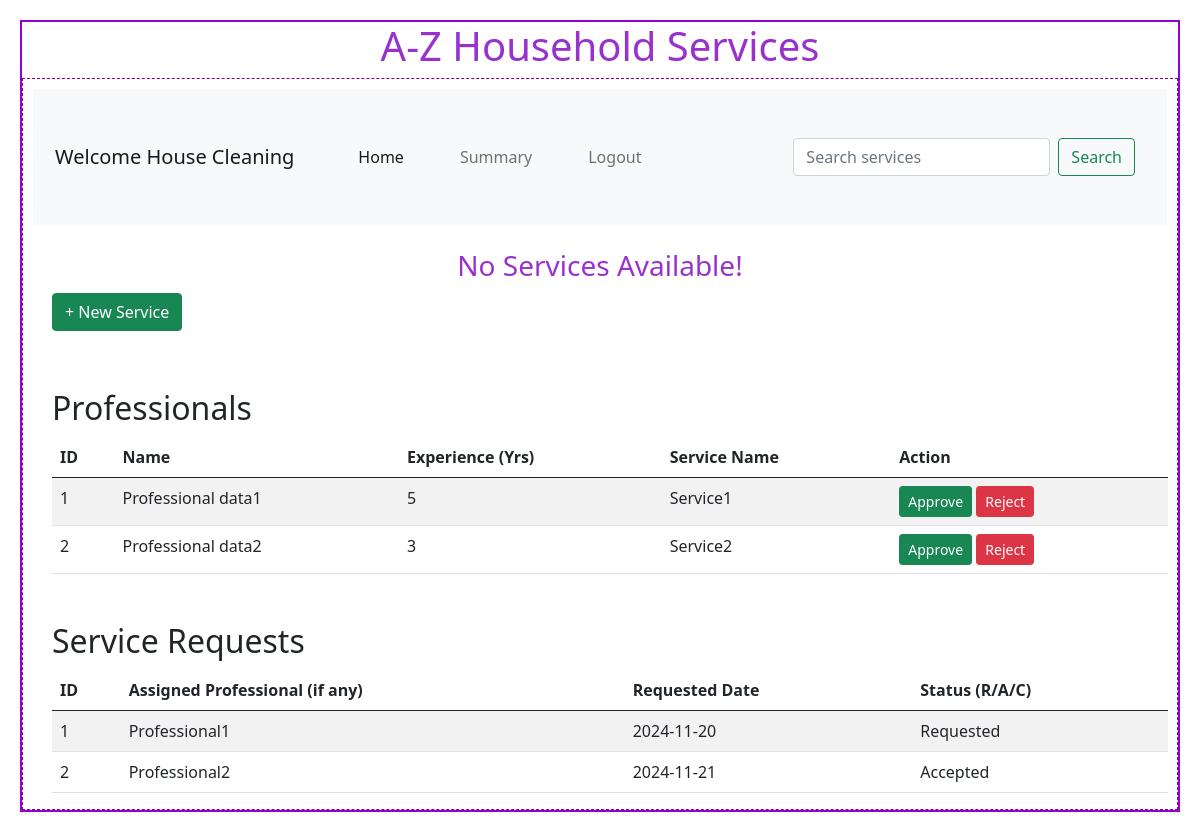
The app's page /admin/House Cleaning, older data.
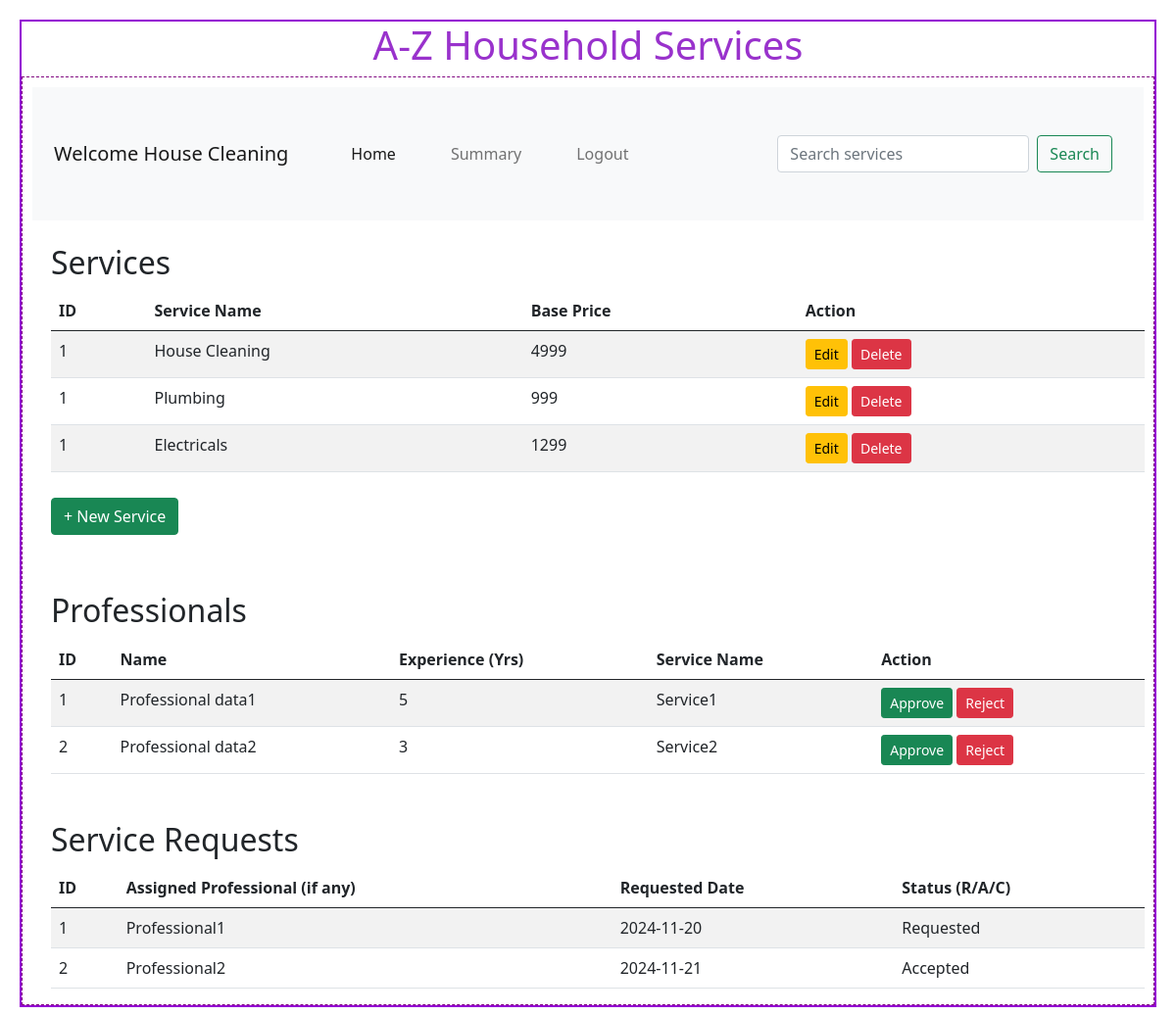
The same page, newer data.
### backend/models.py (models this page shows)
class Service(db.Model):
    __tablename__ = "service"
    id = db.Column(db.Integer, primary_key=True)
    name = db.Column(db.String, nullable=False)
    description = db.Column(db.String, nullable=False)
    base_price = db.Column(db.Integer, nullable=False)
    service_requests = db.relationship(
        'ServiceRequest',
        cascade="all, delete",
        backref="service",
        lazy=True
    )

### backend/controllers.py (the view)
@app.route("/admin/<name>")
def admin_dashboard(name):
    services=get_services()
    return render_template("admin_dashboard.html",name=name,services=services)

### backend/controllers.py (called while the page is built)
def get_services():
    services=Service.query.all()
    return services

### templates/admin_dashboard.html
{%extends "admin_layout.html"%}
{%block content%}
            <div class="container mt-4">
                 {%if services%}
                <h2>Services</h2>
                <table class="table table-striped">
                    <thead>
                        <tr>
                            <th>ID</th>
                            <th>Service Name</th>
                            <th>Base Price</th>
                            <th>Action</th>
                        </tr>
                    </thead>
                    <tbody>
                        {%for service in services%}
                        <tr>
                            <td>1</td>
                            <td>{{service.name}}</td>
                            <td>{{service.base_price}}</td>
                            <td>
                                <button class="btn btn-sm btn-warning">Edit</button>
                                <button class="btn btn-sm btn-danger">Delete</button>
                            </td>
                        </tr>
                        {%endfor%}
                    </tbody>
                </table>
                {%else%}
                <h3 class="center">No Services Available!</h3>
                {%endif%}
                <a href="/service/{{name}}" button type="button" class="btn btn-success">+ New Service</a>
                <h2 class="mt-5">Professionals</h2>
                <table class="table table-striped">
                    <thead>
                        <tr>
                            <th>ID</th>
                            <th>Name</th>
                            <th>Experience (Yrs)</th>
                            <th>Service Name</th>
                            <th>Action</th>
                        </tr>
                    </thead>
                    <tbody>
                        <tr>
                            <td>1</td>
                            <td>Professional data1</td>
                            <td>5</td>
                            <td>Service1</td>
                            <td>
                                <button class="btn btn-sm btn-success">Approve</button>
                                <button class="btn btn-sm btn-danger">Reject</button>
                            </td>
                        </tr>
                        <tr>
                            <td>2</td>
                            <td>Professional data2</td>
                            <td>3</td>
                            <td>Service2</td>
                            <td>
                                <button class="btn btn-sm btn-success">Approve</button>
                                <button class="btn btn-sm btn-danger">Reject</button>
                            </td>
                        </tr>
                    </tbody>
                </table>
                <h2 class="mt-5">Service Requests</h2>
                <table class="table table-striped">
                    <thead>
                        <tr>
                            <th>ID</th>
                            <th>Assigned Professional (if any)</th>
                            <th>Requested Date</th>
                            <th>Status (R/A/C)</th>
                        </tr>
                    </thead>
                    <tbody>
                        <tr>
                            <td>1</td>
                            <td>Professional1</td>
                            <td>2024-11-20</td>
                            <td>Requested</td>
                        </tr>
                        <tr>
                            <td>2</td>
                            <td>Professional2</td>
                            <td>2024-11-21</td>
                            <td>Accepted</td>
                        </tr>
                    </tbody>
                </table>
            </div>
    {%endblock%}

### templates/admin_layout.html (shortened to what this page needs)
<!DOCTYPE html>
<html>
    <head>
        <link rel="stylesheet" href="/static/styles/main.css">
        <link href="https://cdn.jsdelivr.net/npm/bootstrap@5.0.2/dist/css/bootstrap.min.css" rel="stylesheet">
    </head>
<body>
    <div class="my_container">
        <div class="center"><h1>A-Z Household Services</h1></div>
        <div class="my_panel">
            <nav class="navbar navbar-expand-lg navbar-light bg-light">
                <div class="container-fluid">
                  <a class="navbar-brand" href="#">Welcome {{name}}</a>
                  <div class="collapse navbar-collapse" id="navbarSupportedContent">
                    <ul class="navbar-nav me-auto mb-2 mb-lg-0">
                      <li class="nav-item">
                        <a class="nav-link active" aria-current="page" href="#">Home</a>
                      </li>
                      <li class="nav-item">
                        <a class="nav-link" href="#">Summary</a>
                      </li>
                      <li class="nav-item">
                        <a class="nav-link" href="#">Logout</a>
                      </li>
                    </ul>
                    <form class="d-flex">
                      <input class="form-control me-2" type="search" placeholder="Search services" aria-label="Search">
                      <button class="btn btn-outline-success" type="submit">Search</button>
                    </form>
                  </div>
                </div>
              </nav>
            {%block content%}
            {%endblock%}
        </div>
        </div>
    </body>
</html>

### static/styles/main.css (style rules this page uses)
* { margin:10px; }
.my_container { border: 2px solid darkviolet; }
.my_panel { width: 100%; margin: auto; height: auto; border: 1px dashed purple; }
.center { text-align: center; margin: auto; color: darkorchid; }

Row changes from the older to the newer data that the page shows:
added Service: name "House Cleaning", base_price "4999"
added Service: name "Plumbing", base_price "999"
added Service: name "Electricals", base_price "1299"
Text that changed along with them:
{{ name }}: "House Cleaning" → (not shown)
text no longer shown: "No Services Available!"
text now shown: "Services ID Service Name Base Price Action"
